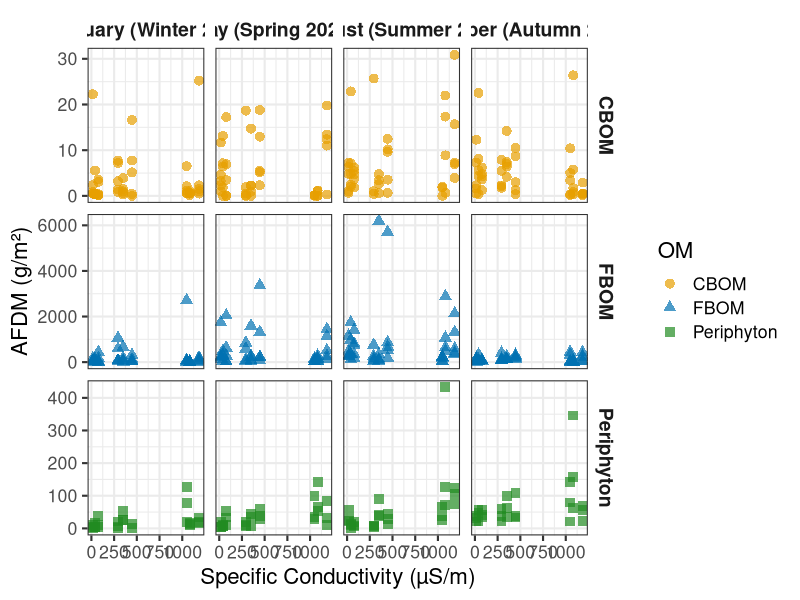
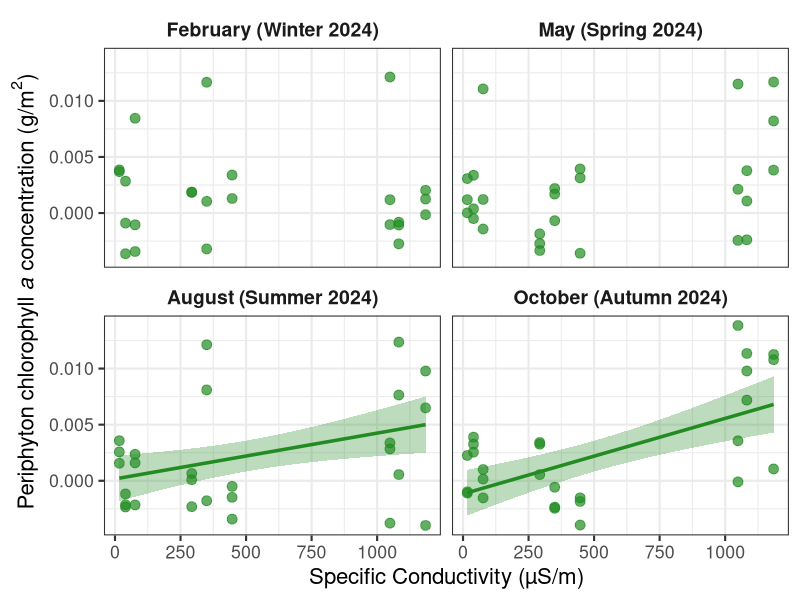
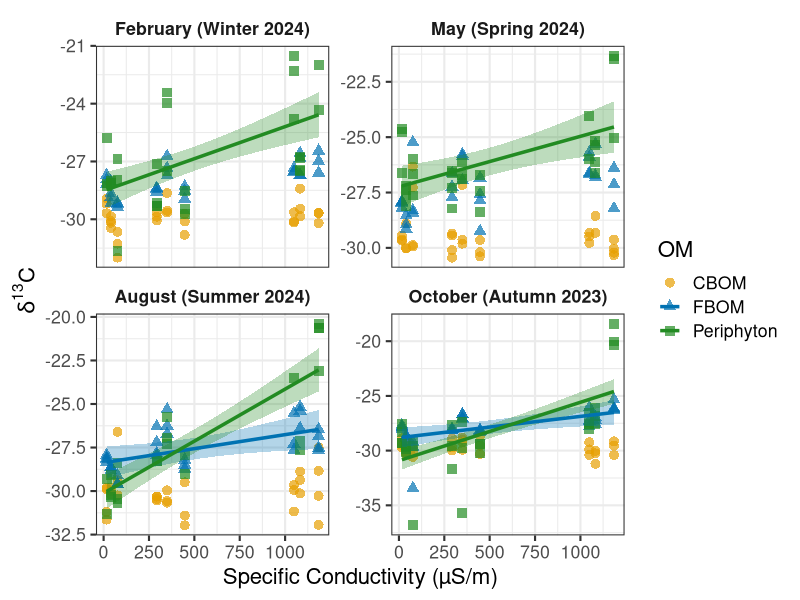
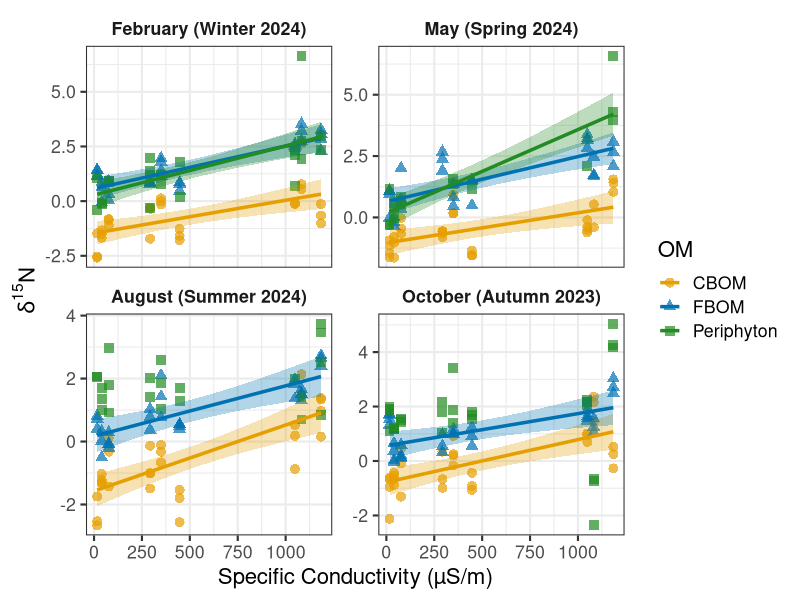
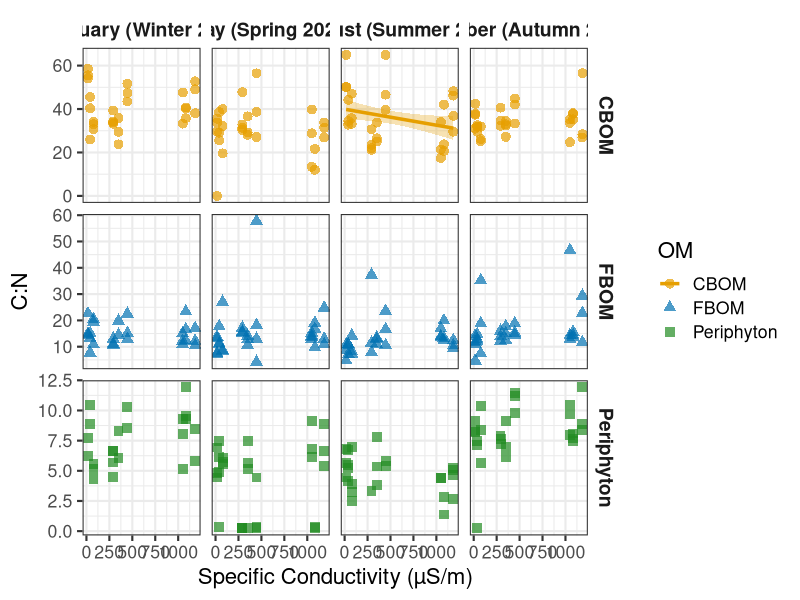
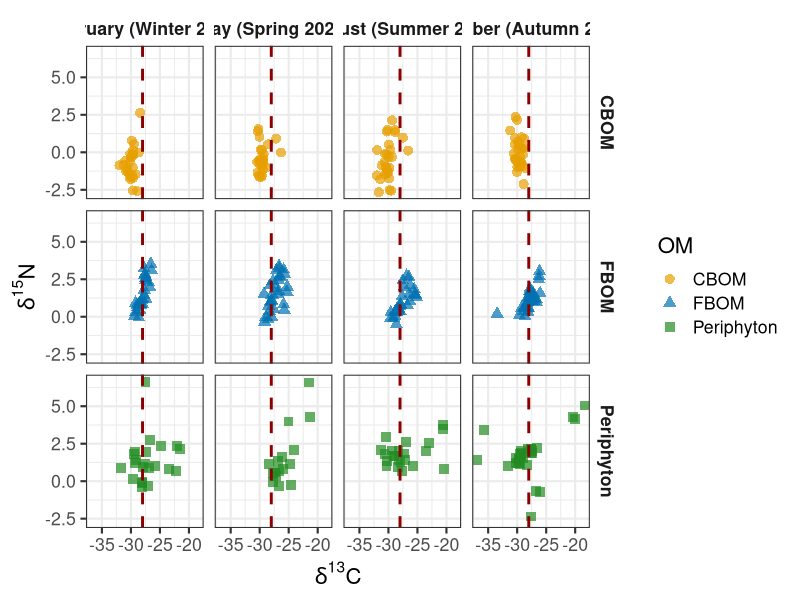
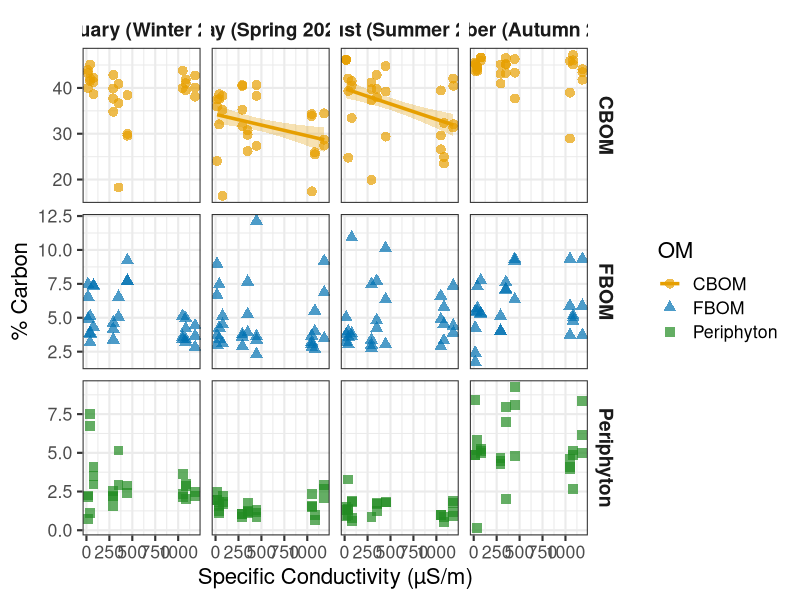
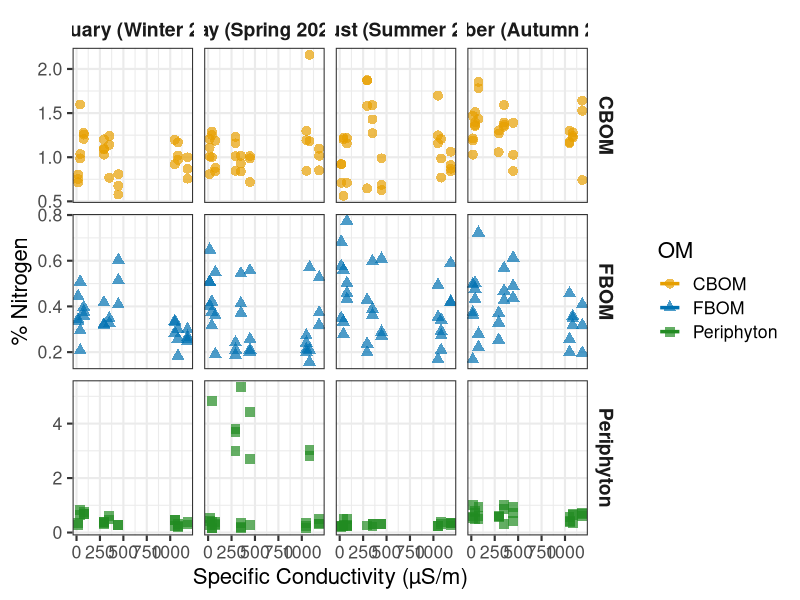

Write R code to recreate these figures, in order.
# OM Script
# Periphyton is "algae" in-script

library(tidyverse)
library(lme4)
library(lmerTest)
library(emmeans)

setwd("")

df <- read.csv("SALTY_C_AFDM_YEAR_1_ALL.csv", check.names=FALSE) %>%
  mutate(
    Site  = factor(Site),
    OM    = factor(OM),  # e.g., CBOM, FBOM, Periphyton
    month = factor(Season, levels=c("February","May","August","October")),
    SC    = as.numeric(SC),
    AFDM  = as.numeric(AFDM)
  )

OM_colors <- c("CBOM"="#E69F00", "FBOM"="#0072B2", "Periphyton"="#228B22")
OM_shapes <- c("CBOM"=16, "FBOM"=17, "Periphyton"=15)

month_labels <- c(
  "February" = "February (Winter 2024)",
  "May"      = "May (Spring 2024)",
  "August"   = "August (Summer 2024)",
  "October"  = "October (Autumn 2023)"
)

SC_seq <- seq(min(df$SC, na.rm=TRUE), max(df$SC, na.rm=TRUE), length.out=100)

mod_AFDM <- lmer(AFDM ~ SC * month * OM + (1 | Site), data=df)

AFDM_SC_slopes_all <- emtrends(mod_AFDM, ~ month | OM, var="SC") %>%
  summary(infer=TRUE) %>%
  as.data.frame() %>%
  mutate(
    t_value = SC.trend / SE,
    p_value = 2 * pt(-abs(t_value), df),
    Significance = case_when(
      p_value < 0.001 ~ "***",
      p_value < 0.01  ~ "**",
      p_value < 0.05  ~ "*",
      TRUE            ~ "ns"
    ),
    SC_slope  = round(SC.trend, 2),
    Std_Error = round(SE, 2),
    t_value   = round(t_value, 2),
    p_value   = signif(p_value, 3),
    lower.CL  = round(lower.CL, 2),
    upper.CL  = round(upper.CL, 2)
  ) %>%
  select(OM, month, SC_slope, Std_Error, df, t_value, p_value, lower.CL, upper.CL, Significance)

print("=== AFDM ~ SC Slopes by OM and Month ===")
print(AFDM_SC_slopes_all)

write.csv(AFDM_SC_slopes_all, "AFDM_SC_slopes_by_OM_and_Month.csv", row.names=FALSE)

AFDM_SC_slopes_sig <- AFDM_SC_slopes_all %>% filter(Significance != "ns")

pred_sig <- emmeans(mod_AFDM, ~ SC | month * OM, at=list(SC=SC_seq), cov.reduce=FALSE) %>%
  as.data.frame() %>%
  semi_join(AFDM_SC_slopes_sig, by=c("month","OM"))

p_AFDM_sig <- ggplot(df, aes(SC, AFDM, color=OM, shape=OM)) +
  geom_jitter(width=0.1, size=3, alpha=0.7) +
  geom_ribbon(data=pred_sig,
              aes(x=SC, ymin=lower.CL, ymax=upper.CL, group=interaction(month,OM)),
              inherit.aes=FALSE, fill="grey70", alpha=0.3) +
  geom_line(data=pred_sig,
            aes(x=SC, y=emmean, group=interaction(month,OM)),
            inherit.aes=FALSE, color="black", size=1.2) +
  facet_grid(OM ~ month, scales="free_y", labeller=labeller(month=month_labels)) +
  scale_color_manual(values=OM_colors) +
  scale_shape_manual(values=OM_shapes) +
  theme_bw(base_size=16) +
  theme(strip.background=element_blank(),
        strip.text=element_text(size=14, face="bold")) +
  labs(x="Specific Conductivity (µS/m)", y="AFDM (g/m²)")

print(p_AFDM_sig)

library(tidyverse)
library(lme4)
library(lmerTest)
library(emmeans)

setwd("")

df <- read.csv("SALTY_C_CHLA_ROCKS.csv", check.names=FALSE) %>%
  mutate(
    Site  = factor(Site),
    month = factor(Season, levels=c("February","May","August","October")),
    SC    = as.numeric(SC),
    CHLA  = as.numeric(CHLA)
  )

SC_seq <- seq(min(df$SC, na.rm=TRUE), max(df$SC, na.rm=TRUE), length.out=100)

mod_CHLA <- lmer(CHLA ~ SC * month + (1 | Site), data=df)

CHLA_SC_slopes_all <- emtrends(mod_CHLA, ~ month, var="SC") %>%
  summary(infer=TRUE) %>%
  as.data.frame() %>%
  mutate(
    SC_slope  = signif(SC.trend, 3),
    Std_Error = signif(SE, 3),
    t_value   = signif(t.ratio, 3),
    p_value   = signif(p.value, 3),
    lower.CL  = signif(lower.CL, 3),
    upper.CL  = signif(upper.CL, 3),
    Significance = case_when(
      p_value < 0.001 ~ "***",
      p_value < 0.01  ~ "**",
      p_value < 0.05  ~ "*",
      TRUE            ~ "ns"
    )
  ) %>%
  select(month, SC_slope, Std_Error, df, t_value, p_value, lower.CL, upper.CL, Significance)

print("=== CHLA ~ SC Slopes by Month ===")
print(CHLA_SC_slopes_all)

write.csv(CHLA_SC_slopes_all, "CHLA_SC_slopes_by_month.csv", row.names=FALSE)

CHLA_SC_slopes_sig <- CHLA_SC_slopes_all %>% filter(Significance != "ns") %>% select(month)

pred_sig <- emmeans(mod_CHLA, ~ SC | month, at=list(SC=SC_seq), cov.reduce=FALSE) %>%
  as.data.frame() %>%
  semi_join(CHLA_SC_slopes_sig, by="month")

algae_color <- "#228B22"  # Periphyton

month_labels <- c(
  "February" = "February (Winter 2024)",
  "May"      = "May (Spring 2024)",
  "August"   = "August (Summer 2024)",
  "October"  = "October (Autumn 2024)"
)

p_CHLA_sig <- ggplot(df, aes(x=SC, y=CHLA)) +
  geom_jitter(color=algae_color, size=3, width=0.1, alpha=0.7) +
  geom_ribbon(data=pred_sig,
              aes(x=SC, ymin=lower.CL, ymax=upper.CL),
              fill=algae_color, alpha=0.3, inherit.aes=FALSE) +
  geom_line(data=pred_sig, aes(x=SC, y=emmean),
            color=algae_color, size=1.2, inherit.aes=FALSE) +
  facet_wrap(~ month, scales="fixed", labeller=labeller(month=month_labels)) +
  theme_bw(base_size=16) +
  theme(
    strip.background = element_blank(),
    strip.text = element_text(size=14, face="bold")
  ) +
  labs(
    x = "Specific Conductivity (µS/m)",
    y = expression("Periphyton chlorophyll " * italic(a) * " concentration (g/"*m^2*")")
  )

print(p_CHLA_sig)

library(tidyverse)
library(lme4)
library(lmerTest)
library(emmeans)

setwd("")

df <- read.csv("SALTY_C_SI_YEAR_1_ALL.csv", check.names = FALSE)

df <- df %>%
  mutate(
    Season = factor(Season, levels = c("February", "May", "August", "October")),
    Site   = factor(Site),
    OM     = factor(OM),
    SC     = as.numeric(SC),
    d13C   = as.numeric(d13C),
    d15N   = as.numeric(d15N)
  )

mod_d13C <- lmer(d13C ~ SC * Season * OM + (1 | Site), data = df)
mod_d15N <- lmer(d15N ~ SC * Season * OM + (1 | Site), data = df)

extract_slopes_all <- function(model, isotope_name) {
  emtrends(model, ~ Season | OM, var = "SC") %>%
    summary(infer = TRUE) %>%
    as.data.frame() %>%
    mutate(
      t_value = SC.trend / SE,
      p_value = 2 * pt(-abs(t_value), df),
      Significance = case_when(
        p_value < 0.001 ~ "***",
        p_value < 0.01  ~ "**",
        p_value < 0.05  ~ "*",
        TRUE            ~ "ns"
      ),
      Isotope   = isotope_name,
      SC_slope  = signif(SC.trend, 3),
      Std_Error = signif(SE, 3),
      t_value   = signif(t_value, 3),
      p_value   = signif(p_value, 3)
    ) %>%
    select(Isotope, OM, Season, SC_slope, Std_Error, df, t_value, p_value, Significance)
}

d13C_SC_slopes <- extract_slopes_all(mod_d13C, "d13C")
d15N_SC_slopes <- extract_slopes_all(mod_d15N, "d15N")

cat("\n=== δ13C SC Slopes (All) ===\n")
print(d13C_SC_slopes)

cat("\n=== δ15N SC Slopes (All) ===\n")
print(d15N_SC_slopes)

SC_seq <- seq(min(df$SC, na.rm = TRUE), max(df$SC, na.rm = TRUE), length.out = 100)

emm_d13C <- emmeans(mod_d13C, ~ SC | Season + OM, at = list(SC = SC_seq))
emm_d15N <- emmeans(mod_d15N, ~ SC | Season + OM, at = list(SC = SC_seq))

pred_fixed <- bind_rows(
  as.data.frame(emm_d13C) %>% mutate(Isotope = "d13C"),
  as.data.frame(emm_d15N) %>% mutate(Isotope = "d15N")
)

pred_fixed_sig <- pred_fixed %>%
  semi_join(bind_rows(
    d13C_SC_slopes %>% filter(Significance != "ns"),
    d15N_SC_slopes %>% filter(Significance != "ns")
  ), by = c("Season", "OM", "Isotope"))

df_long <- df %>%
  pivot_longer(cols = c(d13C, d15N), names_to = "Isotope", values_to = "Value")

OM_shapes <- c("CBOM" = 16, "FBOM" = 17, "Periphyton" = 15)
OM_colors <- c("CBOM" = "#E69F00", "FBOM" = "#0072B2", "Periphyton" = "#228B22")
month_labels <- c(
  "February" = "February (Winter 2024)",
  "May"      = "May (Spring 2024)",
  "August"   = "August (Summer 2024)",
  "October"  = "October (Autumn 2023)"
)

p_d13C <- ggplot(df_long %>% filter(Isotope == "d13C"),
                 aes(x = SC, y = Value, color = OM, shape = OM)) +
  geom_jitter(size = 3, width = 0.1, alpha = 0.7) +
  geom_ribbon(data = pred_fixed_sig %>% filter(Isotope == "d13C"),
              aes(x = SC, ymin = lower.CL, ymax = upper.CL,
                  fill = OM, group = interaction(Season, OM)),
              alpha = 0.3, inherit.aes = FALSE) +
  geom_line(data = pred_fixed_sig %>% filter(Isotope == "d13C"),
            aes(x = SC, y = emmean, color = OM, group = interaction(Season, OM)),
            size = 1.2, inherit.aes = FALSE) +
  scale_color_manual(values = OM_colors, guide = "legend") +
  scale_fill_manual(values = OM_colors, guide = "none") +
  scale_shape_manual(values = OM_shapes) +
  facet_wrap(~ Season, scales = "free_y", labeller = labeller(Season = month_labels)) +
  theme_bw(base_size = 16) +
  labs(x = "Specific Conductivity (µS/m)",
       y = expression(delta^{13} * "C"),
) +
  theme(strip.background = element_blank(),
        strip.text = element_text(face = "bold"))

print(p_d13C)

p_d15N <- ggplot(df_long %>% filter(Isotope == "d15N"),
                 aes(x = SC, y = Value, color = OM, shape = OM)) +
  geom_jitter(size = 3, width = 0.1, alpha = 0.7) +
  geom_ribbon(data = pred_fixed_sig %>% filter(Isotope == "d15N"),
              aes(x = SC, ymin = lower.CL, ymax = upper.CL,
                  fill = OM, group = interaction(Season, OM)),
              alpha = 0.3, inherit.aes = FALSE) +
  geom_line(data = pred_fixed_sig %>% filter(Isotope == "d15N"),
            aes(x = SC, y = emmean, color = OM, group = interaction(Season, OM)),
            size = 1.2, inherit.aes = FALSE) +
  scale_color_manual(values = OM_colors, guide = "legend") +
  scale_fill_manual(values = OM_colors, guide = "none") +
  scale_shape_manual(values = OM_shapes) +
  facet_wrap(~ Season, scales = "free_y", labeller = labeller(Season = month_labels)) +
  theme_bw(base_size = 16) +
  labs(x = "Specific Conductivity (µS/m)",
       y = expression(delta^{15} * "N"),
) +
  theme(strip.background = element_blank(),
        strip.text = element_text(face = "bold"))
print(p_d15N)

library(ggplot2)
library(dplyr)
library(lme4)
library(lmerTest)
library(emmeans)

setwd("")

df <- read.csv("SALTY_C_CN_YEAR_1_ALL.csv", check.names = FALSE)

df <- df %>%
  mutate(
    Site = factor(Site),
    month = factor(Season, levels = c("February", "May", "August", "October")),
    OM = factor(OM),
    SC = as.numeric(SC),
    C_N = as.numeric(C_N)
  )

mod_CN <- lmer(
  C_N ~ SC * month * OM + (1 | Site),
  data = df
)

CN_SC_slopes <- emtrends(
  mod_CN,
  ~ month | OM,
  var = "SC"
) %>%
  summary(infer = TRUE) %>%
  as.data.frame() %>%
  mutate(
    t_value = SC.trend / SE,
    p_value = 2 * pt(-abs(t_value), df),
    Significance = case_when(
      p_value < 0.001 ~ "***",
      p_value < 0.01  ~ "**",
      p_value < 0.05  ~ "*",
      TRUE            ~ "ns"
    ),
    SC_slope = signif(SC.trend, 3),
    Std_Error = signif(SE, 3),
    t_value = signif(t_value, 3),
    p_value = signif(p_value, 3),
    lower.CL = signif(lower.CL, 3),
    upper.CL = signif(upper.CL, 3)
  ) %>%
  select(OM, month, SC_slope, Std_Error, df, t_value, p_value, lower.CL, upper.CL, Significance)

print("=== C:N ~ SC Slopes by Month × OM (All Slopes) ===")
print(CN_SC_slopes)
write.csv(CN_SC_slopes, "CN_SC_slopes_by_month_OM.csv", row.names = FALSE)

SC_seq <- seq(
  min(df$SC, na.rm = TRUE),
  max(df$SC, na.rm = TRUE),
  length.out = 100
)

emm_CN <- emmeans(
  mod_CN,
  ~ SC | month + OM,
  at = list(SC = SC_seq)
)
pred_CN <- as.data.frame(emm_CN)

sig_CN_slopes <- CN_SC_slopes %>%
  filter(Significance != "ns") %>%
  select(OM, month)

pred_CN_sig <- pred_CN %>%
  semi_join(sig_CN_slopes, by = c("OM", "month"))

OM_shapes <- c("CBOM" = 16, "FBOM" = 17, "Periphyton" = 15)
OM_colors <- c("CBOM" = "#E69F00",
               "FBOM" = "#0072B2",
               "Periphyton" = "#228B22")

month_labels <- c(
  "February" = "February (Winter 2024)",
  "May"      = "May (Spring 2024)",
  "August"   = "August (Summer 2024)",
  "October"  = "October (Autumn 2024)"
)

p_CN <- ggplot(df, aes(x = SC, y = C_N, color = OM, shape = OM)) +
  
  geom_jitter(size = 3, width = 0.1, alpha = 0.7) +
  
  geom_ribbon(
    data = pred_CN_sig,
    aes(x = SC,
        ymin = lower.CL,
        ymax = upper.CL,
        fill = OM,
        group = interaction(OM, month)),
    alpha = 0.3,
    inherit.aes = FALSE,
    show.legend = FALSE
  ) +
  
  geom_line(
    data = pred_CN_sig,
    aes(x = SC,
        y = emmean,
        color = OM,
        group = interaction(OM, month)),
    size = 1.2,
    inherit.aes = FALSE
  ) +

  scale_color_manual(values = OM_colors) +
  scale_fill_manual(values = OM_colors) +
  scale_shape_manual(values = OM_shapes) +
  
  facet_grid(
    OM ~ month,
    labeller = labeller(month = month_labels),
    scales = "free_y"
  ) +

  theme_bw(base_size = 16) +
  labs(
    x = "Specific Conductivity (µS/m)",
    y = "C:N"
  ) +
  theme(
    strip.background = element_blank(),
    strip.text = element_text(size = 14, face = "bold")
  )

print(p_CN)

library(tidyverse)
library(lme4)
library(lmerTest)
library(emmeans)

# -------------------------------
# 1. Load data
# -------------------------------
setwd("")
df <- read.csv("SALTY_C_SI_YEAR_1_ALL.csv", check.names = FALSE)

df <- df %>%
  mutate(
    Season = factor(Season, levels = c("February", "May", "August", "October")),
    Site   = factor(Site),
    OM     = factor(OM),
    SC     = as.numeric(SC),
    d13C   = as.numeric(d13C),
    d15N   = as.numeric(d15N)
  )

mod_d13C <- lmer(d13C ~ SC * Season * OM + (1 | Site), data = df)
mod_d15N <- lmer(d15N ~ SC * Season * OM + (1 | Site), data = df)

extract_slopes <- function(model, isotope) {
  emtrends(model, ~ Season | OM, var = "SC") %>%
    summary(infer = TRUE) %>%
    as.data.frame() %>%
    mutate(
      t_value = SC.trend / SE,
      p_value = 2 * pt(-abs(t_value), df),
      Significance = case_when(
        p_value < 0.001 ~ "***",
        p_value < 0.01  ~ "**",
        p_value < 0.05  ~ "*",
        TRUE            ~ "ns"
      ),
      Isotope = isotope,
      SC_slope = SC.trend
    ) %>%
    select(Isotope, OM, Season, SC_slope, SE, df, t_value, p_value, Significance)
}

slopes_d13C <- extract_slopes(mod_d13C, "d13C")
slopes_d15N <- extract_slopes(mod_d15N, "d15N")

all_slopes <- bind_rows(slopes_d13C, slopes_d15N)
cat("\n=== SC Slopes for δ13C and δ15N ===\n")
print(all_slopes)

SC_seq <- seq(min(df$SC, na.rm = TRUE), max(df$SC, na.rm = TRUE), length.out = 100)

emm_d13C <- emmeans(mod_d13C, ~ SC | Season + OM, at = list(SC = SC_seq))
emm_d15N <- emmeans(mod_d15N, ~ SC | Season + OM, at = list(SC = SC_seq))

pred <- bind_rows(
  as.data.frame(emm_d13C) %>% mutate(Isotope = "d13C"),
  as.data.frame(emm_d15N) %>% mutate(Isotope = "d15N")
)

sig_slopes <- bind_rows(
  slopes_d13C %>% filter(Significance != "ns"),
  slopes_d15N %>% filter(Significance != "ns")
)

pred_sig <- pred %>% semi_join(sig_slopes, by = c("Season", "OM", "Isotope"))

pred_wide <- pred_sig %>%
  pivot_wider(names_from = Isotope, values_from = emmean) 

OM_shapes <- c("CBOM" = 16, "FBOM" = 17, "Periphyton" = 15)
OM_colors <- c("CBOM" = "#E69F00", "FBOM" = "#0072B2", "Periphyton" = "#228B22")
month_labels <- c(
  "February" = "February (Winter 2024)",
  "May"      = "May (Spring 2024)",
  "August"   = "August (Summer 2024)",
  "October"  = "October (Autumn 2024)"
)

ggplot(df, aes(x = d13C, y = d15N, color = OM, shape = OM)) +
  geom_point(size = 3, alpha = 0.7) +
  geom_line(data = pred_wide, aes(x = d13C, y = d15N, group = interaction(OM, Season)),
            size = 1.2, inherit.aes = FALSE) +
  geom_vline(xintercept= -28, color = "darkred", linetype= "dashed", size=1) + #can remove this if needed
  facet_grid(OM ~ Season, labeller = labeller(Season = month_labels)) +
  scale_color_manual(values = OM_colors) +
  scale_shape_manual(values = OM_shapes) +
  theme_bw(base_size = 16) +
  labs(
    x = expression(delta^{13}*"C"),
    y = expression(delta^{15}*"N"),
    color = "OM",
    shape = "OM"
  ) +
  theme(strip.background = element_blank(),
        strip.text = element_text(face = "bold"))
library(ggplot2)
library(dplyr)
library(lme4)
library(lmerTest)
library(emmeans)

setwd("")

df <- read.csv("SALTY_C_CN_YEAR_1_ALL.csv", check.names = FALSE)

df <- df %>%
  mutate(
    Site  = factor(Site),
    month = factor(Season, levels = c("February", "May", "August", "October")),
    OM    = factor(OM),
    SC    = as.numeric(SC),
    C     = as.numeric(C),
    N     = as.numeric(N)
  )

SC_seq <- seq(
  min(df$SC, na.rm = TRUE),
  max(df$SC, na.rm = TRUE),
  length.out = 100
)

OM_shapes <- c("CBOM" = 16, "FBOM" = 17, "Periphyton" = 15)
OM_colors <- c(
  "CBOM" = "#E69F00",
  "FBOM" = "#0072B2",
  "Periphyton" = "#228B22"
)

month_labels <- c(
  "February" = "February (Winter 2024)",
  "May"      = "May (Spring 2024)",
  "August"   = "August (Summer 2024)",
  "October"  = "October (Autumn 2024)"
)

mod_C <- lmer(
  C ~ SC * month * OM + (1 | Site),
  data = df
)

C_SC_slopes <- emtrends(
  mod_C,
  ~ month | OM,
  var = "SC"
) %>%
  summary(infer = TRUE) %>%
  as.data.frame() %>%
  mutate(
    t_value = SC.trend / SE,
    p_value = 2 * pt(-abs(t_value), df),
    Significance = case_when(
      p_value < 0.001 ~ "***",
      p_value < 0.01  ~ "**",
      p_value < 0.05  ~ "*",
      TRUE            ~ "ns"
    )
  ) %>%
  select(OM, month, SC.trend, SE, df,
         t_value, p_value, lower.CL, upper.CL, Significance)

print("=== Carbon (C) ~ SC Slopes by Month × OM ===")
print(C_SC_slopes)
write.csv(C_SC_slopes, "C_SC_slopes_by_month_OM.csv", row.names = FALSE)

emm_C <- emmeans(
  mod_C,
  ~ SC | month + OM,
  at = list(SC = SC_seq)
)

pred_C <- as.data.frame(emm_C)

sig_C <- C_SC_slopes %>%
  filter(Significance != "ns") %>%
  select(OM, month)

pred_C_sig <- pred_C %>%
  semi_join(sig_C, by = c("OM", "month"))

p_C <- ggplot(df, aes(x = SC, y = C, color = OM, shape = OM)) +
  geom_jitter(size = 3, width = 0.1, alpha = 0.7) +
  geom_ribbon(
    data = pred_C_sig,
    aes(x = SC, ymin = lower.CL, ymax = upper.CL,
        fill = OM, group = interaction(OM, month)),
    alpha = 0.3,
    inherit.aes = FALSE,
    show.legend = FALSE
  ) +
  geom_line(
    data = pred_C_sig,
    aes(x = SC, y = emmean,
        color = OM, group = interaction(OM, month)),
    size = 1.2,
    inherit.aes = FALSE
  ) +
  scale_color_manual(values = OM_colors) +
  scale_fill_manual(values = OM_colors) +
  scale_shape_manual(values = OM_shapes) +
  facet_grid(
    OM ~ month,
    labeller = labeller(month = month_labels),
    scales = "free_y"
  ) +
  theme_bw(base_size = 16) +
  labs(
    x = "Specific Conductivity (µS/m)",
    y = "% Carbon"
  ) +
  theme(
    strip.background = element_blank(),
    strip.text = element_text(size = 14, face = "bold")
  )

print(p_C)

mod_N <- lmer(
  N ~ SC * month * OM + (1 | Site),
  data = df
)

N_SC_slopes <- emtrends(
  mod_N,
  ~ month | OM,
  var = "SC"
) %>%
  summary(infer = TRUE) %>%
  as.data.frame() %>%
  mutate(
    t_value = SC.trend / SE,
    p_value = 2 * pt(-abs(t_value), df),
    Significance = case_when(
      p_value < 0.001 ~ "***",
      p_value < 0.01  ~ "**",
      p_value < 0.05  ~ "*",
      TRUE            ~ "ns"
    )
  ) %>%
  select(OM, month, SC.trend, SE, df,
         t_value, p_value, lower.CL, upper.CL, Significance)

print("=== Nitrogen (N) ~ SC Slopes by Month × OM ===")
print(N_SC_slopes)
write.csv(N_SC_slopes, "N_SC_slopes_by_month_OM.csv", row.names = FALSE)

emm_N <- emmeans(
  mod_N,
  ~ SC | month + OM,
  at = list(SC = SC_seq)
)

pred_N <- as.data.frame(emm_N)

sig_N <- N_SC_slopes %>%
  filter(Significance != "ns") %>%
  select(OM, month)

pred_N_sig <- pred_N %>%
  semi_join(sig_N, by = c("OM", "month"))

p_N <- ggplot(df, aes(x = SC, y = N, color = OM, shape = OM)) +
  geom_jitter(size = 3, width = 0.1, alpha = 0.7) +
  geom_ribbon(
    data = pred_N_sig,
    aes(x = SC, ymin = lower.CL, ymax = upper.CL,
        fill = OM, group = interaction(OM, month)),
    alpha = 0.3,
    inherit.aes = FALSE,
    show.legend = FALSE
  ) +
  geom_line(
    data = pred_N_sig,
    aes(x = SC, y = emmean,
        color = OM, group = interaction(OM, month)),
    size = 1.2,
    inherit.aes = FALSE
  ) +
  scale_color_manual(values = OM_colors) +
  scale_fill_manual(values = OM_colors) +
  scale_shape_manual(values = OM_shapes) +
  facet_grid(
    OM ~ month,
    labeller = labeller(month = month_labels),
    scales = "free_y"
  ) +
  theme_bw(base_size = 16) +
  labs(
    x = "Specific Conductivity (µS/m)",
    y = "% Nitrogen"
  ) +
  theme(
    strip.background = element_blank(),
    strip.text = element_text(size = 14, face = "bold")
  )

print(p_N)
